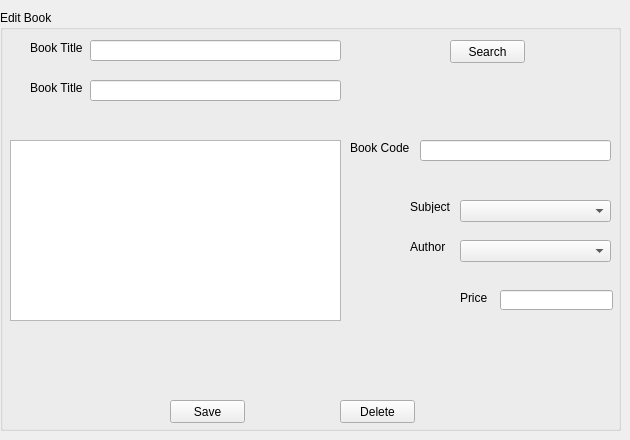
      <widget class="QWidget" name="tab_5">
       <attribute name="title">
        <string>Edit Book</string>
       </attribute>
       <widget class="QGroupBox" name="groupBox_8">
        <property name="geometry">
         <rect>
          <x>0</x>
          <y>10</y>
          <width>621</width>
          <height>421</height>
         </rect>
        </property>
        <property name="title">
         <string>Edit Book</string>
        </property>
        <widget class="QLabel" name="label_4">
         <property name="geometry">
          <rect>
           <x>350</x>
           <y>130</y>
           <width>61</width>
           <height>16</height>
          </rect>
         </property>
         <property name="text">
          <string>Book Code</string>
         </property>
        </widget>
        <widget class="QLabel" name="label_11">
         <property name="geometry">
          <rect>
           <x>30</x>
           <y>70</y>
           <width>61</width>
           <height>16</height>
          </rect>
         </property>
         <property name="text">
          <string>Book Title</string>
         </property>
        </widget>
        <widget class="QPushButton" name="pushButton_10">
         <property name="geometry">
          <rect>
           <x>170</x>
           <y>390</y>
           <width>75</width>
           <height>23</height>
          </rect>
         </property>
         <property name="text">
          <string>Save</string>
         </property>
        </widget>
        <widget class="QPushButton" name="pushButton_7">
         <property name="geometry">
          <rect>
           <x>340</x>
           <y>390</y>
           <width>75</width>
           <height>23</height>
          </rect>
         </property>
         <property name="text">
          <string>Delete</string>
         </property>
        </widget>
        <widget class="QLabel" name="label_28">
         <property name="geometry">
          <rect>
           <x>460</x>
           <y>280</y>
           <width>31</width>
           <height>16</height>
          </rect>
         </property>
         <property name="text">
          <string>Price</string>
         </property>
        </widget>
        <widget class="QLineEdit" name="lineEdit_22">
         <property name="geometry">
          <rect>
           <x>500</x>
           <y>280</y>
           <width>113</width>
           <height>20</height>
          </rect>
         </property>
        </widget>
        <widget class="QLabel" name="label_3">
         <property name="geometry">
          <rect>
           <x>30</x>
           <y>30</y>
           <width>61</width>
           <height>16</height>
          </rect>
         </property>
         <property name="text">
          <string>Book Title</string>
         </property>
        </widget>
        <widget class="QComboBox" name="comboBox_3">
         <property name="geometry">
          <rect>
           <x>460</x>
           <y>190</y>
           <width>151</width>
           <height>22</height>
          </rect>
         </property>
        </widget>
        <widget class="QTextEdit" name="textEdit_2">
         <property name="geometry">
          <rect>
           <x>10</x>
           <y>130</y>
           <width>331</width>
           <height>181</height>
          </rect>
         </property>
        </widget>
        <widget class="QLineEdit" name="lineEdit_2">
         <property name="geometry">
          <rect>
           <x>90</x>
           <y>30</y>
           <width>251</width>
           <height>21</height>
          </rect>
         </property>
        </widget>
        <widget class="QPushButton" name="pushButton_9">
         <property name="geometry">
          <rect>
           <x>450</x>
           <y>30</y>
           <width>75</width>
           <height>23</height>
          </rect>
         </property>
         <property name="text">
          <string>Search</string>
         </property>
        </widget>
        <widget class="QComboBox" name="comboBox_4">
         <property name="geometry">
          <rect>
           <x>460</x>
           <y>230</y>
           <width>151</width>
           <height>22</height>
          </rect>
         </property>
        </widget>
        <widget class="QLineEdit" name="lineEdit_3">
         <property name="geometry">
          <rect>
           <x>420</x>
           <y>130</y>
           <width>191</width>
           <height>21</height>
          </rect>
         </property>
        </widget>
        <widget class="QLabel" name="label_5">
         <property name="geometry">
          <rect>
           <x>410</x>
           <y>190</y>
           <width>47</width>
           <height>13</height>
          </rect>
         </property>
         <property name="text">
          <string>Subject</string>
         </property>
        </widget>
        <widget class="QLabel" name="label_6">
         <property name="geometry">
          <rect>
           <x>410</x>
           <y>230</y>
           <width>47</width>
           <height>13</height>
          </rect>
         </property>
         <property name="text">
          <string>Author</string>
         </property>
        </widget>
        <widget class="QLineEdit" name="lineEdit_6">
         <property name="geometry">
          <rect>
           <x>90</x>
           <y>70</y>
           <width>251</width>
           <height>21</height>
          </rect>
         </property>
        </widget>
       </widget>
      </widget>
